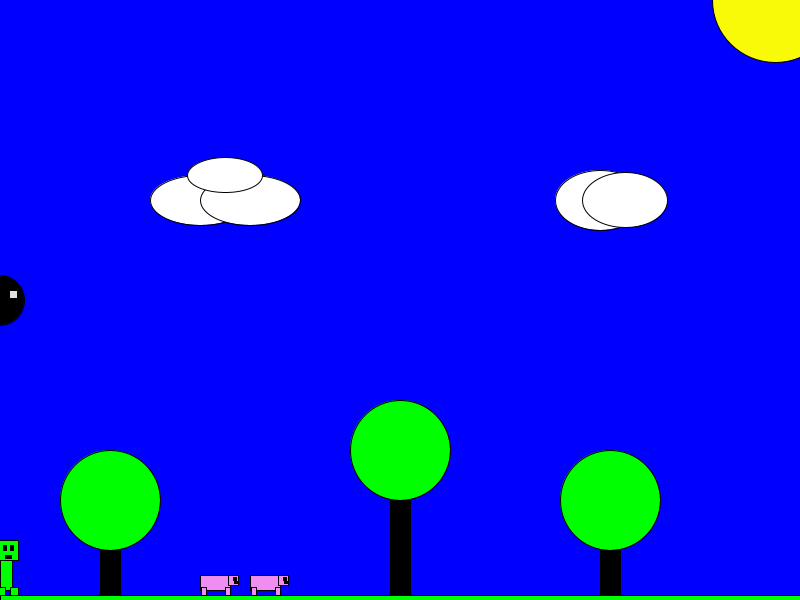
Frame 1 (no input)
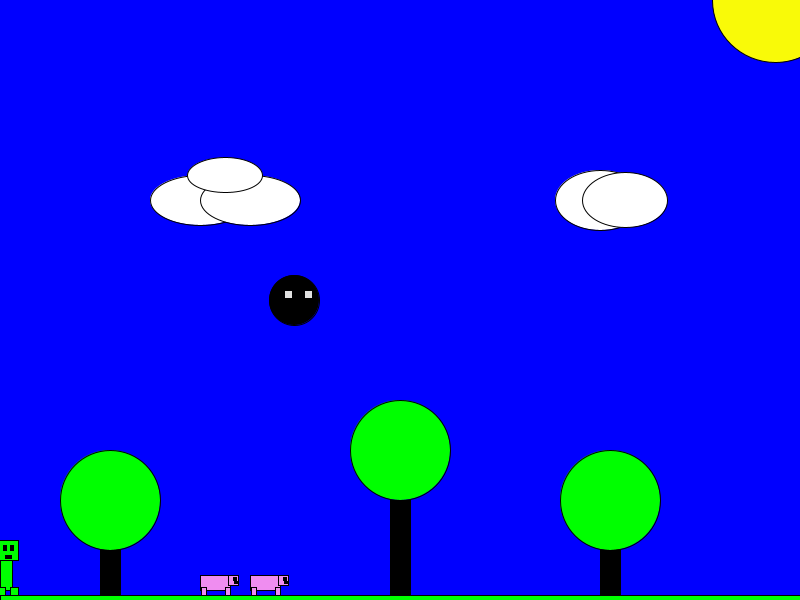
Frame 60 (the mouse pressed at the canvas centre just before this capture)
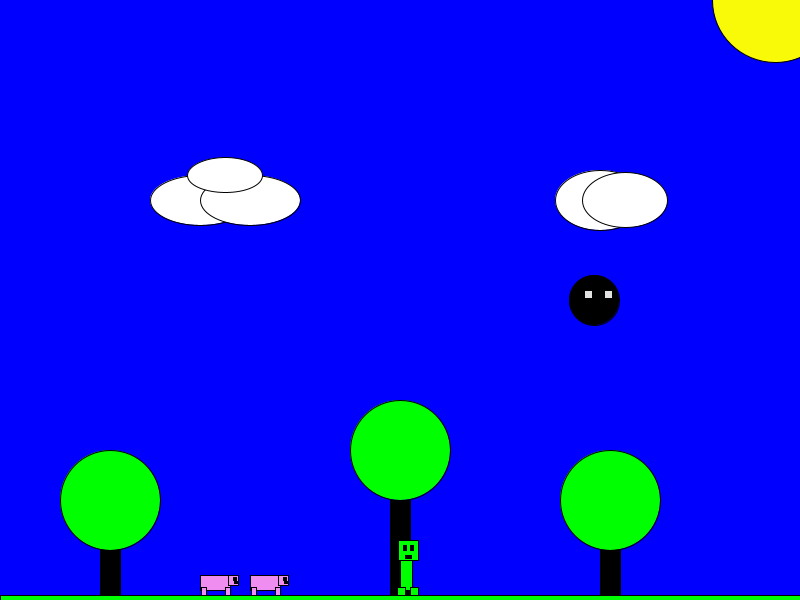
Frame 120 (the mouse held since frame 60 and released just before this capture)

The Processing sketch that drew these frames (run headless with seeded random() and noise(); from frame 60 on, the mouse is pressed at the canvas centre):

// Processing sketch: processing_103671
// ── processing_103671.pde

float treeXPosition = 600.0;
int launchPosition = -1;
int altitude = 0;
int explosionPosition = -1;
int pig1Position = 200;
int pig2Position = 250;
int birdAltitude = 0;
int birdPosition = -1;
int birdPositionMax = 800;
void keyPressed() {
  if (key == ' ') {
    explosionPosition = mouseX;
    if ((explosionPosition >= (pig1Position - 100)) && (explosionPosition <= (pig1Position + 100))) {
      pig1Position = -1;
    }
    if ((explosionPosition >= (pig2Position - 100)) && (explosionPosition <= (pig2Position + 100))) {
      pig2Position = -1;
    }
    setup ();
    fill (252, 98 ,8);
    ellipse (explosionPosition, 575, 100, 100);
    //frameRate (.1);
  } else if ((key == 'l') && (launchPosition < 0)) {
    launchPosition = mouseX;
    altitude = 555;
    
  
  } else {
    explosionPosition = -1;
  }
}
void drawTree(float xPosition)
{
  fill (0, 0, 0);
  rect (xPosition, 475, 20, 125);
  fill (0, 255, 0);
  ellipse (xPosition + 10, 500, 100, 100);
}

void setup()
{
  noCursor ();
  size (800, 600);
  background(0, 0, 300);
  drawTree(100);
  fill (0, 255, 0);
  ellipse (400, 450, 100, 100);
  fill (0, 0, 0);
  rect (390, 500, 20, 200);
  fill (255, 255, 255);
  ellipse (200, 200, 100, 50);
  ellipse (250, 200, 100, 50);
  ellipse (225, 175, 75, 35);
  fill (0, 255, 0);
  fill (0, 0, 0);
  rect (treeXPosition, 475, 20, 125);
  fill (0, 255, 0);
  ellipse (treeXPosition + 10, 500, 100, 100);
  rect (0, 595, 800, 15);
  drawPiggy (pig1Position);
  drawPiggy (pig2Position);
    fill (249, 250, 8);
    ellipse (775, 0, 125, 125);
    drawCloud (600, 200, 90, 60);
  
}

void draw () {
  if (explosionPosition == -1) {
    creeper(mouseX);
    // boom(mouseX);
  } 
  if (launchPosition >= 0) {
   fill (225, 0, 0);
    ellipse (launchPosition, altitude, 20, 20);
   altitude = altitude - 5;
    if (altitude < 0) {
     launchPosition = -1;
    } 
  }
    if (birdPosition >= birdPositionMax) {
     birdPosition = 0;
    } 
    
    fill (0, 0, 0);
    ellipse (birdPosition, 300, 50, 50);
    fill (225, 225, 225);
    rect (birdPosition + 10, 290, 8, 8);
    rect (birdPosition - 10, 290, 8, 8);
    birdPosition = birdPosition + 5;
}


void creeper (float cPosition) {
  setup ();
  fill(0, 255, 0);
  rect (cPosition, 550, 12, 40);
  rect (cPosition - 3, 587, 8, 8);
  rect (cPosition + 10, 587, 8, 8);
  rect (cPosition - 2, 540, 20, 20);
  fill (0, 0, 0);
  rect (cPosition + 3, 545, 3, 5);
  rect (cPosition + 10, 545, 3, 5);
  rect (cPosition + 5, 555, 6, 3);
}
void drawCloud(float xPosition, float yPosition, float cloudwidth, float cloudheight)
{
  fill (255, 255, 255);
  ellipse (xPosition, yPosition, cloudwidth, cloudheight);
  ellipse (xPosition + 25, yPosition, cloudwidth - 5, cloudheight - 5);
}
void drawPiggy (float xPos)
{
  if (xPos >= 0) {
    fill (239, 141, 240);
    rect (xPos, 575, 30, 15);
    rect (xPos + 1, 587, 5, 8);
    rect (xPos + 25, 587, 5, 8);
    rect (xPos + 28, 575, 10, 10);
    fill (0, 0, 0);
    rect (xPos + 33, 577, 3, 3);
    rect (xPos + 34, 581, 4, 2);
  }
}
